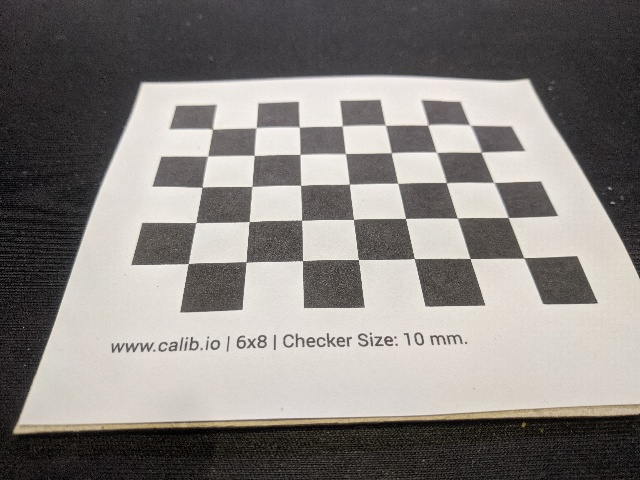
#> input picture src/PXL_20240310_184505413.jpg, 640 x 480 px; its folder holds only this picture in this run
$ python undistortion.py   (older library calls are emulated)
#> lines starting #> are read from the running program, lines starting #| are printed output that depends on the picture
import numpy as np
import cv2
import glob

# Function to draw two images side by side
def concatenate_images(image1, image2):
    """
    Concatenates two images side by side.

    Args:
        image1: The first input image.
        image2: The second input image.

    Returns:
        concatenated_image: The concatenated image.
    """
    # Assuming images have the same dimensions
    height = image1.shape[0]
    width = image1.shape[1] + image2.shape[1]

    # Create a new blank image with combined width
    concatenated_image = np.zeros((height, width, 3), dtype=np.uint8)

    # Copy the first image to the left side
    concatenated_image[:, :image1.shape[1]] = image1

    # Copy the second image to the right side
    concatenated_image[:, image1.shape[1]:] = image2

    return concatenated_image

# Load the intrinsic parameters
calibration_data = np.load('calibration_params.npy', allow_pickle=True).item()
#> (reads src/calibration_params.npy from the repository)
camera_matrix = calibration_data['camera_matrix']
dist_coeffs = calibration_data['dist_coeffs']

# Compute the undistort map once for all. We assume to be working with (640,480) images
image_width = 640
image_height = 480
und_map_x, und_map_y = cv2.initUndistortRectifyMap(camera_matrix, dist_coeffs, None, None, (image_width, image_height), cv2.CV_32FC1)

# Define the chessboard corners' 3D coordinates
def define_chessboard_3D_coordinates(pattern_size):
    rows = pattern_size[0]
    cols = pattern_size[1]
    coord = np.zeros((rows*cols,3), np.float32)
    coord[:,:2] = np.mgrid[0:rows,0:cols].T.reshape(-1,2)
    return coord

# Object points: we are using a 6x8 squares chessboard -> 5x7 corners
pattern_size = (7,5)
object_points = define_chessboard_3D_coordinates(pattern_size)

# Criteria for cornerSubPix
criteria = (cv2.TERM_CRITERIA_EPS + cv2.TERM_CRITERIA_MAX_ITER, 30, 0.001)

# Function to map a point in the object frame to the corresponding pixel coordinates
def project_point(point, camera_matrix, rvec, tvec):
    # Calculate the rotation matrix from the rotation vector
    rot_matrix, _ = cv2.Rodrigues(rvec)

    # Define the transformation matrix
    T = np.vstack( [np.hstack([rot_matrix, tvec]), [0, 0, 0, 1]])
    #W = np.hstack([rot_matrix, tvec])

    # Transform the point to the camera frame (after converting to homogeneous)
    point_homogeneous = np.vstack([point.reshape(-1,1), 1])
    transformed_point = T @ point_homogeneous

    # Project the point onto the image plane
    P = np.hstack([camera_matrix, np.zeros((3,1))])
    point_image_plane_homogeneous = P @ transformed_point
    point_image_plane_homogeneous /= point_image_plane_homogeneous[2]
    point_image_plane = point_image_plane_homogeneous[:-1]

    return (point_image_plane[0][0], point_image_plane[1][0])

def project_array_of_points(points, camera_matrix, rvec, tvec):
    projected_points = np.zeros((2, points.shape[1]))
    for i in range(0, points.shape[1]):
        point = points[:,i]
        projected_point = project_point(point, camera_matrix, rvec, tvec)
        projected_points[:,i] = projected_point
    return projected_points

# Function to draw the object reference frame in the image
def draw_object_frame(points, image, camera_matrix, rvec, tvec, line_width):
    # Compute pixel coordinates of the frame points
    projected_frame_points = project_array_of_points(points, camera_matrix, rvec, tvec)
    projected_frame_points_pixels = np.round(projected_frame_points).astype(int)

    # Draw the frame vectors
    cv2.line(image, projected_frame_points_pixels[:,0], projected_frame_points_pixels[:,1], (0,0,255), line_width)
    cv2.line(image, projected_frame_points_pixels[:,0], projected_frame_points_pixels[:,2], (0,255,0), line_width)
    cv2.line(image, projected_frame_points_pixels[:,0], projected_frame_points_pixels[:,3], (255,0,0), line_width)
    return image

# Notable reference frames
frame_points = np.hstack([ np.zeros((3,1)), np.eye(3) ])

# Calculate transformation matrix
def create_transformation_matrix(rotation_angles, translation_vector):
    """
    Create a 4x4 transformation matrix given rotation angles and translation vector.

    Args:
        rotation_angles: A triplet of rotation angles (in radians) around x, y, and z axes.
        translation_vector: Translation vector (3x1 numpy array).

    Returns:
        transformation_matrix: 4x4 transformation matrix.
    """
    # Convert rotation angles to rotation matrix
    rotation_matrix, _ = cv2.Rodrigues(rotation_angles)

    # Create a 4x4 transformation matrix
    transformation_matrix = np.eye(4)
    transformation_matrix[:3, :3] = rotation_matrix
    transformation_matrix[:3, 3] = translation_vector.flatten()

    return transformation_matrix

def apply_transformation(transformation, points):
    points_homogeneous = np.vstack([points, np.ones(points.shape[1])])
    transformed_points_homogeneous = transformation @ points_homogeneous
    transformed_points = transformed_points_homogeneous[:-1]
    #print(transformed_points)
    return transformed_points

# Cube in the center
cube_points = np.vstack([[1,1,0],[-1,1,0],[-1,-1,0],[1,-1,0],[1,1,2],[-1,1,2],[-1,-1,2],[1,-1,2]]).T
print(cube_points)
T_topleft_to_center = np.vstack([[1,0,0,3],[0,-1,0,2],[0,0,-1,0],[0,0,0,1]])
center_frame_points = apply_transformation(T_topleft_to_center, frame_points)
cube_points_transformed = apply_transformation(T_topleft_to_center, cube_points)

def draw_cube(points, image, camera_matrix, rvec, tvec, color, line_width):
    # Project points to pixels
    points = project_array_of_points(points, camera_matrix, rvec, tvec)
    points = np.round(points).astype(int)
    # Bottom square
    cv2.line(image, points[:,0], points[:,1], color, line_width)
    cv2.line(image, points[:,1], points[:,2], color, line_width)
    cv2.line(image, points[:,2], points[:,3], color, line_width)
    cv2.line(image, points[:,3], points[:,0], color, line_width)
    # Top square
    cv2.line(image, points[:,4], points[:,5], color, line_width)
    cv2.line(image, points[:,5], points[:,6], color, line_width)
    cv2.line(image, points[:,6], points[:,7], color, line_width)
    cv2.line(image, points[:,7], points[:,4], color, line_width)
    # Sides
    cv2.line(image, points[:,0], points[:,4], color, line_width)
    cv2.line(image, points[:,1], points[:,5], color, line_width)
    cv2.line(image, points[:,2], points[:,6], color, line_width)
    cv2.line(image, points[:,3], points[:,7], color, line_width)

    return image

# Find all .jpg images
images = glob.glob("*.jpg")

# For each image apply undistortion, calculate the extrinsic parameters and draw the object reference frame
for filename in images:
    # Load the image
    distorted_image = cv2.imread(filename)
#> distorted_image is the input picture: shape (480, 640, 3); mean B, G, R 126.6, 130.1, 134.5

    # Apply undistortion
    #image = cv2.remap(distorted_image, und_map_x, und_map_y, cv2.INTER_LINEAR)
    image = cv2.undistort(distorted_image, camera_matrix, dist_coeffs)
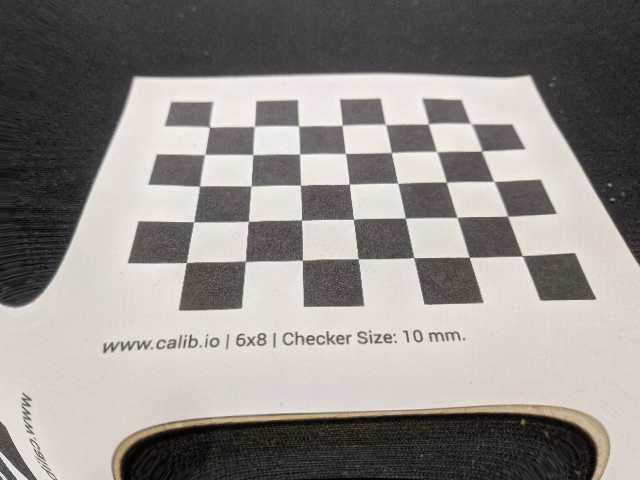
#> image: shape (480, 640, 3); mean B, G, R 135.7, 139.6, 144.2

    # Find the chessboard corners in the image
    gray_image = cv2.cvtColor(image, cv2.COLOR_BGR2GRAY)
    ret, corners = cv2.findChessboardCorners(gray_image, pattern_size, None)
#> ret = True; corners = 35 rows, first 8: [209.6, 127.2], [254.6, 126.3], [298.7, 126.4], [342, 125.5], [385.5, 124.6], [427.9, 124.3], [470, 123.4], [204.7, 154.6]
    corners = cv2.cornerSubPix(gray_image, corners.astype(np.float32), (11,11), (-1,-1), criteria)
#> corners = 35 rows, first 8: [209.5, 127], [254.3, 126.3], [298.6, 126.1], [342.2, 125.3], [385.5, 124.5], [428.3, 124], [470.8, 123.6], [204.7, 154.5]
    #image = cv2.drawChessboardCorners(image, pattern_size, corners, ret)

    # Compute extrinsic parameters
    ret, rvec, tvec = cv2.solvePnP(object_points, corners, camera_matrix, dist_coeffs)
#> rvec = [-0.838, -0.0791, -0.0522]; tvec = [-3.1, -1.22, 13.3]

    # Draw reference frame
    image = draw_object_frame(frame_points, image, camera_matrix, rvec, tvec, 3)
#> the loop in project_array_of_points, `for i in range(0, points.shape[1]):` made 4 passes
#> (transformed_point in project_point, point_image_plane_homogeneous in project_point) on passes 1 to 4: ([-3.1, -1.22, 13.3, 1], [207.5, 125.4, 1]), ([-2.1, -1.23, 13.39, 1], [252.9, 125.1, 1]), ([-3.02, -0.548, 12.56, 1], [203, 153.7, 1]), ([-3.15, -0.471, 13.97, 1], [212, 159.6, 1])
#> after the loop in project_array_of_points, `for i in range(0, points.shape[1]):`: projected_points = [[207.5, 252.9, 203, 212], [125.4, 125.1, 153.7, 159.6]]
#> in draw_object_frame, `projected_frame_points = project_array_of_points(points, camera_matrix..`: projected_frame_points has the same summary as projected_points in project_array_of_points
#> in draw_object_frame, `projected_frame_points_pixels = np.round(projected_frame_points).astyp..`: projected_frame_points_pixels = [[207, 253, 203, 212], [125, 125, 154, 160]]
    image = draw_object_frame(center_frame_points, image, camera_matrix, rvec, tvec, 3)
#> the loop in project_array_of_points (call 2), `for i in range(0, points.shape[1]):` made 4 passes
#> (transformed_point in project_point, point_image_plane_homogeneous in project_point) on passes 1 to 4: ([0.0461, 0.0753, 12.09, 1], [349.1, 183.3, 1]), ([1.04, 0.0603, 12.18, 1], [398, 182.5, 1]), ([-0.0314, -0.593, 12.83, 1], [345.3, 152.2, 1]), ([0.0956, -0.669, 11.43, 1], [351.8, 144.9, 1])
    image = draw_cube(cube_points_transformed, image, camera_matrix, rvec, tvec, (0,0,255), 2)
#> in draw_cube, `cv2.line(image, points[:,1], points[:,5], color, line_width)`: image: shape (480, 640, 3); mean B, G, R 134.1, 137.9, 144.5
#> in draw_cube, `cv2.line(image, points[:,2], points[:,6], color, line_width)`: image: shape (480, 640, 3); mean B, G, R 134.1, 137.8, 144.6
#> in draw_cube, `cv2.line(image, points[:,3], points[:,7], color, line_width)`:
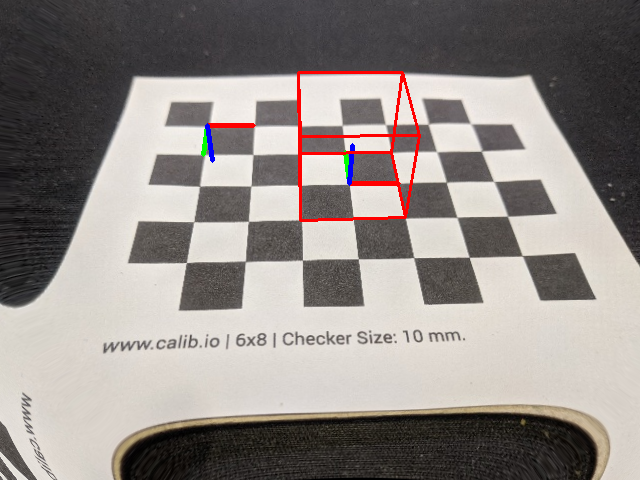
#> image: shape (480, 640, 3); mean B, G, R 134, 137.7, 144.6

    # Show the result
    comparison = concatenate_images(distorted_image, image)
#> in concatenate_images, `concatenated_image[:, :image1.shape[1]] = image1`:
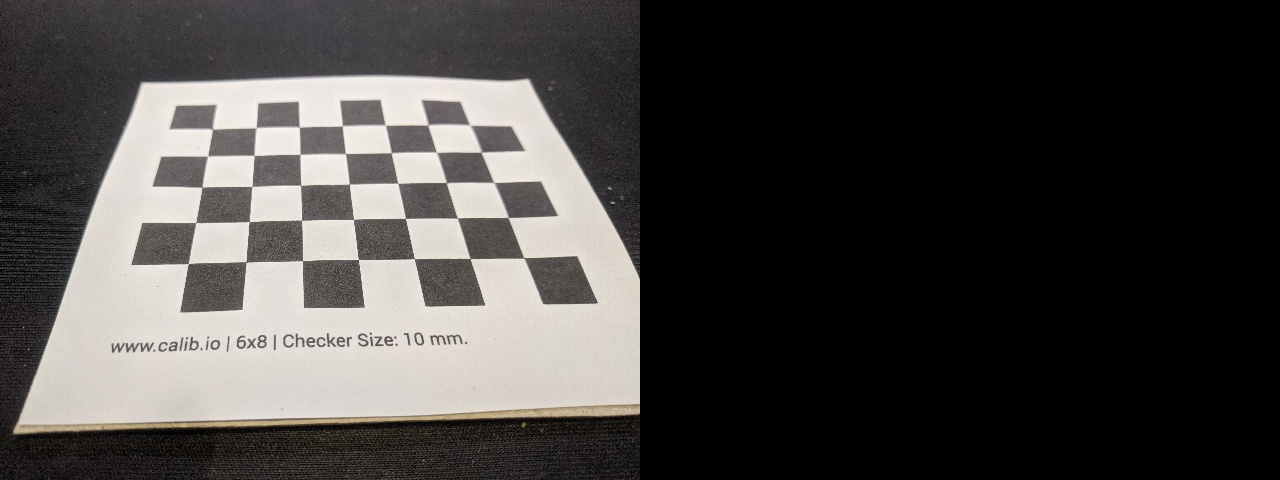
#> concatenated_image: shape (480, 1280, 3); mean B, G, R 63.3, 65, 67.2
#> in concatenate_images, `concatenated_image[:, image1.shape[1]:] = image2`:
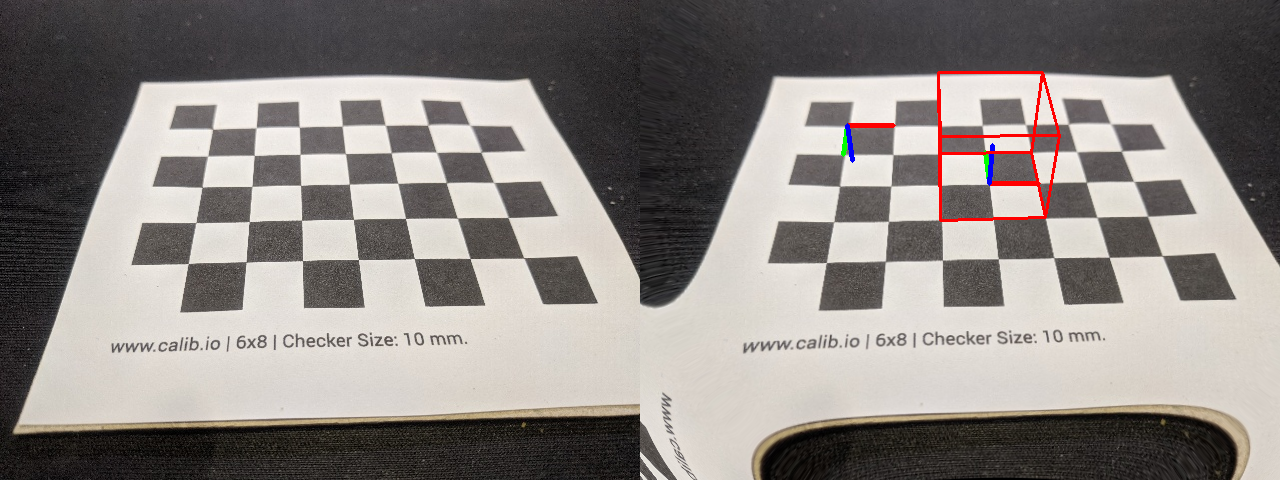
#> concatenated_image: shape (480, 1280, 3); mean B, G, R 130.3, 133.9, 139.6
    cv2.imshow("Result", comparison)
    cv2.waitKey(0)
    if cv2.waitKey(1) & 0xFF == ord('q'):
#> (key q is pressed here)
        break
